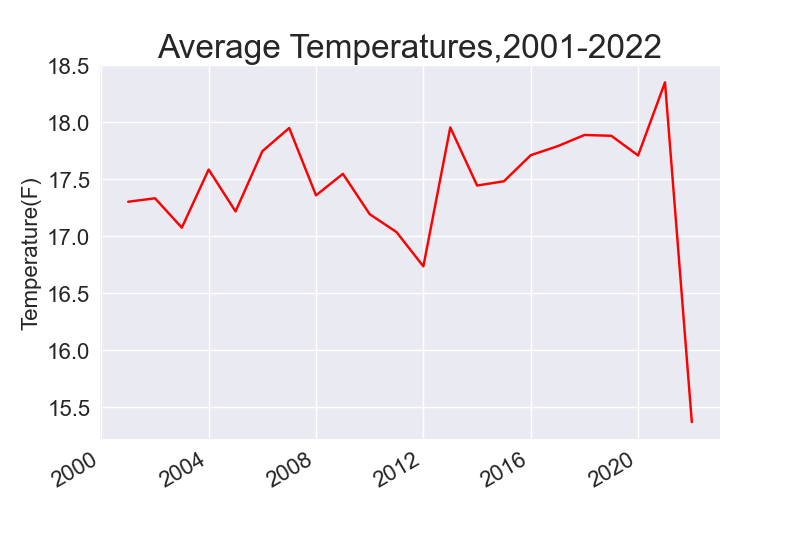

Source code (Python):
from pathlib import Path
import csv
import matplotlib.pyplot as plt
from datetime import datetime

path = Path('D:\\python\\python_project_Data visualization\\【立方数据学社】 2001-2022年逐年平均气温（分市）\\【立方数据学社】 2001-2022年逐年平均气温（分市）\\【立方数据学社】_咸宁市_2001-2022年逐年平均气温.csv')
lines = path.read_text().splitlines()

reader = csv.reader(lines)
header_row = next(reader)
#print(header_row)

for index,column_header in enumerate(header_row):
    print(index,column_header)

dates,highs = [],[],
for row in reader:
    current_date=datetime.strptime(row[1],'%Y')
    high = float(row[6])
    dates.append(current_date)
    highs.append(high)
    
print(highs)

plt.style.use('seaborn')
fig,ax = plt.subplots()
ax.plot(dates,highs,color='red')

#设置绘图的格式
ax.set_title("Average Temperatures,2001-2022",fontsize=24)
ax.set_xlabel('',fontsize=16)
fig.autofmt_xdate()
ax.set_ylabel("Temperature(F)",fontsize=16)
ax.tick_params(labelsize=16)

plt.show()
